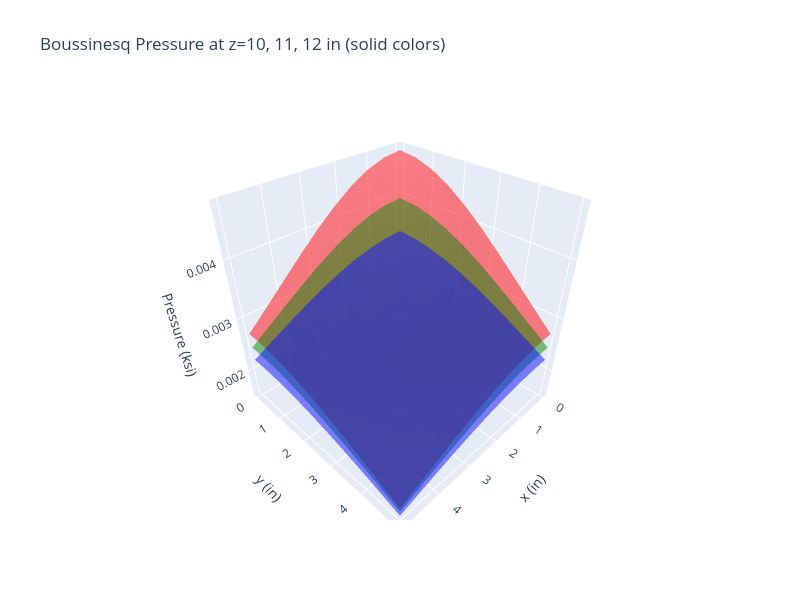

The code cell stored with this chart in its notebook:
### Code cell
fig_solid = go.Figure()
print(z_coordinate)
solid_colors = ["red", "green", "blue"]
for i, color in enumerate(solid_colors):
    fig_solid.add_trace(go.Surface(
        z=z_all[i],
        x=x, y=y,
        surfacecolor=np.zeros((len(x), len(y))),
        colorscale=[[0, color], [1, color]],
        opacity=0.5,
        name=f"z={z_coordinate[i]:.0f}",
        showscale=False
    ))

fig_solid.update_layout(
    title="Boussinesq Pressure at z=10, 11, 12 in (solid colors)",
    width=800,
    height=600,
    scene=dict(
        xaxis_title="x (in)",
        yaxis_title="y (in)",
        zaxis_title="Pressure (ksi)"
    )
)

fig_solid.show()
